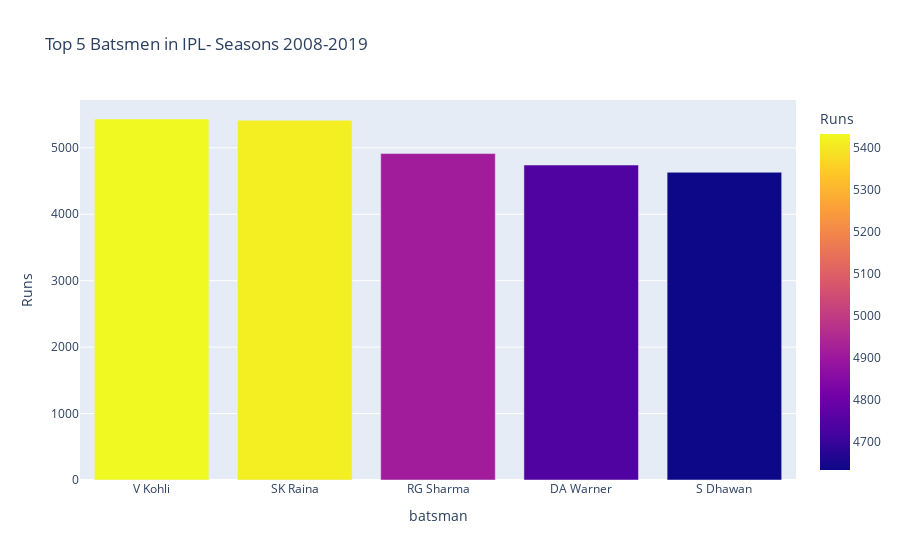

Notebook code for this chart:
### Code cell
# Lets Explore the best batsman from 2008 to 2019 
players_best=file.groupby('batsman').apply(lambda x:np.sum(x['batsman_runs'])).reset_index(name='Runs')
batting_sorted=players_best.sort_values(by='Runs',ascending=False) 
top_batsman=batting_sorted[:5] 
print('Top 5 batsman in the tournament are:',top_batsman)
fig = px.bar(top_batsman, x='batsman', y='Runs',
             hover_data=['batsman'], color='Runs',title='Top 5 Batsmen in IPL- Seasons 2008-2019')
fig.show()

### Figure 1 — Plotly figure (JSON) as saved in the notebook; plotly's stock layout.template omitted (floating-point values rounded to 4 significant figures)
{"data": [{"alignmentgroup": "True", "customdata": [["V Kohli"], ["SK Raina"], ["RG Sharma"], ["DA Warner"], ["S Dhawan"]], "hovertemplate": "batsman=%{customdata[0]}<br>Runs=%{marker.color}<extra></extra>", "legendgroup": "", "marker": {"color": [5434, 5415, 4914, 4741, 4632], "coloraxis": "coloraxis"}, "name": "", "offsetgroup": "", "orientation": "v", "showlegend": false, "textposition": "auto", "type": "bar", "x": ["V Kohli", "SK Raina", "RG Sharma", "DA Warner", "S Dhawan"], "xaxis": "x", "y": [5434, 5415, 4914, 4741, 4632], "yaxis": "y"}], "layout": {"barmode": "relative", "coloraxis": {"colorbar": {"title": {"text": "Runs"}}, "colorscale": [[0, "#0d0887"], [0.1111, "#46039f"], [0.2222, "#7201a8"], [0.3333, "#9c179e"], [0.4444, "#bd3786"], [0.5556, "#d8576b"], [0.6667, "#ed7953"], [0.7778, "#fb9f3a"], [0.8889, "#fdca26"], [1, "#f0f921"]]}, "legend": {"tracegroupgap": 0}, "title": {"text": "Top 5 Batsmen in IPL- Seasons 2008-2019"}, "xaxis": {"anchor": "y", "domain": [0, 1], "title": {"text": "batsman"}}, "yaxis": {"anchor": "x", "domain": [0, 1], "title": {"text": "Runs"}}}}
